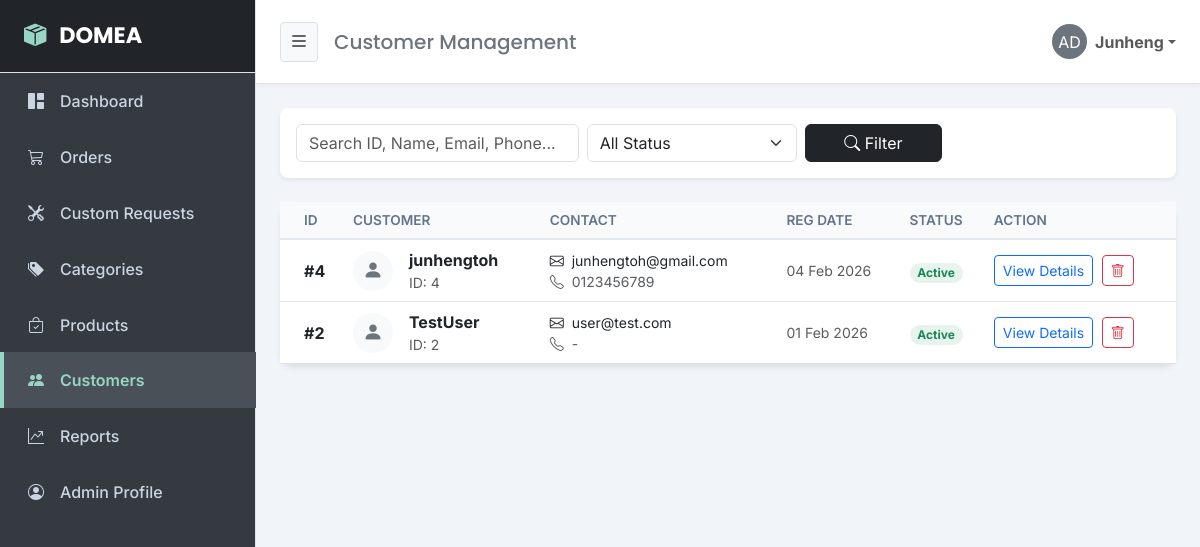
Screenshot of /admin_customers.php (signed in) with the database file from the repository.
### tables this page shows
CREATE TABLE `users` (
  `user_id` int(11) NOT NULL,
  `username` varchar(50) NOT NULL,
  `email` varchar(100) NOT NULL,
  `password` varchar(255) NOT NULL,
  `phone` varchar(20) DEFAULT NULL,
  `address` text DEFAULT NULL,
  `profile_image` varchar(255) DEFAULT 'default_user.png',
  `role` enum('customer','admin') DEFAULT 'customer',
  `account_status` enum('Active','Banned') DEFAULT 'Active',
  `is_deleted` tinyint(1) DEFAULT 0,
  `created_at` timestamp NOT NULL DEFAULT current_timestamp(),
  `street_1` varchar(255) DEFAULT NULL,
  `street_2` varchar(255) DEFAULT NULL,
  `city` varchar(100) DEFAULT NULL,
  `state` varchar(100) DEFAULT NULL,
  `postcode` varchar(20) DEFAULT NULL
);

### admin_customers.php (the view, shortened to what this page needs)
<?php
include 'db_conn.php';
$limit = 10;
$page = isset($_GET['page']) ? (int)$_GET['page'] : 1;
$offset = ($page - 1) * $limit;
$search = isset($_GET['search']) ? mysqli_real_escape_string($conn, $_GET['search']) : '';
$where_sql = "WHERE role = 'customer' AND is_deleted = 0";
$sql = "SELECT * FROM users $where_sql ORDER BY created_at DESC LIMIT $offset, $limit";
$result = $conn->query($sql);
?>
<!DOCTYPE html>
<html lang="en">
<head>
    <link href="https://cdn.jsdelivr.net/npm/bootstrap@5.3.0/dist/css/bootstrap.min.css" rel="stylesheet">
    <link rel="stylesheet" href="https://cdn.jsdelivr.net/npm/bootstrap-icons@1.10.5/font/bootstrap-icons.css">
    <link rel="stylesheet" href="admin_style.css">
</head>
<body>
    <div class="d-flex" id="wrapper">
        <div class="border-end" id="sidebar-wrapper">
            <div class="sidebar-heading border-bottom bg-dark text-white">
                <i class="bi bi-box-seam-fill me-2" style="color: #99d5c5;"></i>
                <span class="sidebar-text">DOMEA</span>
            </div>
            <div class="list-group list-group-flush">
                <a href="admin_dashboard.php" class="list-group-item list-group-item-action">
                    <i class="bi bi-grid-1x2-fill me-3"></i><span class="sidebar-text">Dashboard</span>
                </a>
                <a href="admin_orders.php" class="list-group-item list-group-item-action">
                    <i class="bi bi-cart3 me-3"></i><span class="sidebar-text">Orders</span>
                </a>
                <a href="admin_custom_requests.php" class="list-group-item list-group-item-action">
                    <i class="bi bi-tools me-3"></i><span class="sidebar-text">Custom Requests</span>
                </a>
                <a href="admin_categories.php" class="list-group-item list-group-item-action">
                    <i class="bi bi-tags-fill me-3"></i><span class="sidebar-text">Categories</span>
                </a>
                <a href="admin_products.php" class="list-group-item list-group-item-action">
                    <i class="bi bi-bag-check me-3"></i><span class="sidebar-text">Products</span>
                </a>
                <a href="admin_customers.php" class="list-group-item list-group-item-action active">
                    <i class="bi bi-people-fill me-3"></i><span class="sidebar-text">Customers</span>
                </a>
                <a href="admin_reports.php" class="list-group-item list-group-item-action">
                    <i class="bi bi-graph-up-arrow me-3"></i><span class="sidebar-text">Reports</span>
                </a>
                <a href="admin_profile.php" class="list-group-item list-group-item-action">
                    <i class="bi bi-person-circle me-3"></i><span class="sidebar-text">Admin Profile</span>
                </a>
            </div>
        </div>
        <div id="page-content-wrapper">
            <nav class="navbar navbar-light border-bottom px-4 py-3 bg-white">
                <div class="container-fluid p-0 d-flex align-items-center justify-content-between">
                    <div class="d-flex align-items-center">
                        <button class="btn btn-light btn-sm me-3 border" id="sidebarToggle"><i class="bi bi-list fs-5"></i></button>
                        <h5 class="m-0 d-none d-md-block text-secondary">Customer Management</h5>
                    </div>
                    <ul class="navbar-nav ms-auto flex-row align-items-center">
                        <li class="nav-item dropdown">
                            <a class="nav-link dropdown-toggle d-flex align-items-center" href="#" id="navbarDropdown" role="button" data-bs-toggle="dropdown" aria-expanded="false">
                                <div class="bg-secondary rounded-circle text-white d-flex justify-content-center align-items-center me-2" style="width: 35px; height: 35px;">AD</div>
                                <span class="fw-bold d-none d-sm-block"><?php echo isset($_SESSION['username']) ? $_SESSION['username'] : 'Admin'; ?></span>
                            </a>
                        </li>
                    </ul>
                </div>
            </nav>
            <div class="container-fluid p-4">
                <div class="card border-0 shadow-sm p-3 mb-4 rounded-3 bg-white">
                    <form method="GET" class="row g-2 align-items-center">
                        <div class="col-md-4">
                            <input type="text" name="search" class="form-control" placeholder="Search ID, Name, Email, Phone..." value="<?php echo htmlspecialchars($search); ?>">
                        </div>
                        <div class="col-md-3">
                            <select name="status" class="form-select">
                                <option value="">All Status</option>
                            </select>
                        </div>
                        <div class="col-md-2">
                            <button type="submit" class="btn btn-dark w-100"><i class="bi bi-search"></i> Filter</button>
                        </div>
                    </form>
                </div>
                <div class="card custom-table-card bg-white">
                    <div class="card-body p-0">
                        <div class="table-responsive">
                            <table class="table table-hover align-middle mb-0">
                                <thead class="table-light">
                                    <tr>
                                        <th class="ps-4">ID</th>
                                        <th>Customer</th>
                                        <th>Contact</th>
                                        <th>Reg Date</th>
                                        <th>Status</th>
                                        <th>Action</th>
                                    </tr>
                                </thead>
                                <tbody>
                                    <?php while($row = $result->fetch_assoc()): ?>
                                    <tr>
                                        <td class="ps-4 fw-bold">#<?php echo $row['user_id']; ?></td>
                                        <td>
                                            <div class="d-flex align-items-center">
                                                <div class="bg-light rounded-circle d-flex align-items-center justify-content-center me-3" style="width: 40px; height: 40px; overflow:hidden;">
                                                    <?php if($row['profile_image'] && $row['profile_image'] != 'default_user.png'): ?>
                                                        <img src="img/<?php echo $row['profile_image']; ?>" style="width:100%; height:100%; object-fit:cover;">
                                                    <?php else: ?>
                                                        <i class="bi bi-person-fill text-secondary fs-5"></i>
                                                    <?php endif; ?>
                                                </div>
                                                <div>
                                                    <div class="fw-bold"><?php echo $row['username']; ?></div>
                                                    <div class="small text-muted">ID: <?php echo $row['user_id']; ?></div>
                                                </div>
                                            </div>
                                        </td>
                                        <td>
                                            <div class="small"><i class="bi bi-envelope me-1"></i> <?php echo $row['email']; ?></div>
                                            <div class="small text-muted"><i class="bi bi-telephone me-1"></i> <?php echo $row['phone'] ?? '-'; ?></div>
                                        </td>
                                        <td class="small text-muted"><?php echo date("d M Y", strtotime($row['created_at'])); ?></td>
                                        <td>
                                            <?php if($row['account_status'] == 'Active'): ?>
                                                <span class="badge bg-success bg-opacity-10 text-success rounded-pill">Active</span>
                                            <?php else: ?>
                                                <span class="badge bg-danger bg-opacity-10 text-danger rounded-pill">Banned</span>
                                            <?php endif; ?>
                                        </td>
                                        <td>
                                            <a href="admin_customer_details.php?id=<?php echo $row['user_id']; ?>" class="btn btn-sm btn-outline-primary me-1">View Details</a>
                                            <a href="#"
                                               class="btn btn-sm btn-outline-danger"
                                               onclick="confirmDelete('admin_customers.php?delete_id=<?php echo $row['user_id']; ?>')">
                                                <i class="bi bi-trash"></i>
                                            </a>
                                        </td>
                                    </tr>
                                    <?php endwhile; ?>
                                </tbody>
                            </table>
                        </div>
                    </div>
                </div>
            </div>
        </div>
    </div>
</body>
</html>

### admin_style.css (style rules this page uses)
body { font-family: 'Inter', sans-serif; background-color: #f1f5f9; overflow-x: hidden; }
h1, h2, h3, h4, h5, h6, .navbar-brand, .sidebar-heading { font-family: 'Poppins', sans-serif; }
#sidebar-wrapper { min-height: 100vh; margin-left: -16rem; width: 16rem; transition: all 0.3s ease; background-color: #343a40; color: #94a3b8; z-index: 1000; }
#sidebar-wrapper .sidebar-heading { padding: 1.2rem 1.5rem; font-size: 1.4rem; font-weight: 700; color: #fff; background-color: #212529; border-bottom: 1px solid #495057; }
#sidebar-wrapper .list-group { width: 16rem; }
#sidebar-wrapper .list-group-item { background-color: transparent; color: #cbd5e1; border: none; padding: 1rem 1.5rem; font-weight: 500; transition: all 0.2s; border-left: 4px solid transparent; }
#sidebar-wrapper .list-group-item.active { background-color: #495057; color: #99d5c5; border-left-color: #99d5c5; font-weight: 600; }
#page-content-wrapper { width: 100%; }
.navbar { background-color: #ffffff !important; box-shadow: 0 2px 4px rgba(0,0,0,0.04); }
.custom-table-card { border: none; border-radius: 12px; box-shadow: 0 4px 6px -1px rgba(0, 0, 0, 0.1); }
.table thead th { background-color: #f8fafc; color: #64748b; font-weight: 600; text-transform: uppercase; font-size: 0.85rem; border-bottom: 2px solid #e2e8f0; }
.table td { vertical-align: middle; }
@media (min-width: 768px) { #sidebar-wrapper { margin-left: 0; width: 16rem; } }
@media (min-width: 768px) { #page-content-wrapper { margin-left: 0; width: 100%; transition: all 0.3s ease; } }

### rows the page displays
users: user_id "4", profile_image "default_user.png" (drawn), username "junhengtoh", email "junhengtoh@gmail.com", phone "0123456789", created_at "04 Feb 2026", account_status "Active"
users: user_id "2", profile_image "default_user.png" (drawn), username "TestUser", email "user@test.com", phone "-", created_at "01 Feb 2026", account_status "Active"

### other values shown
$_SESSION['username'] "Junheng"
